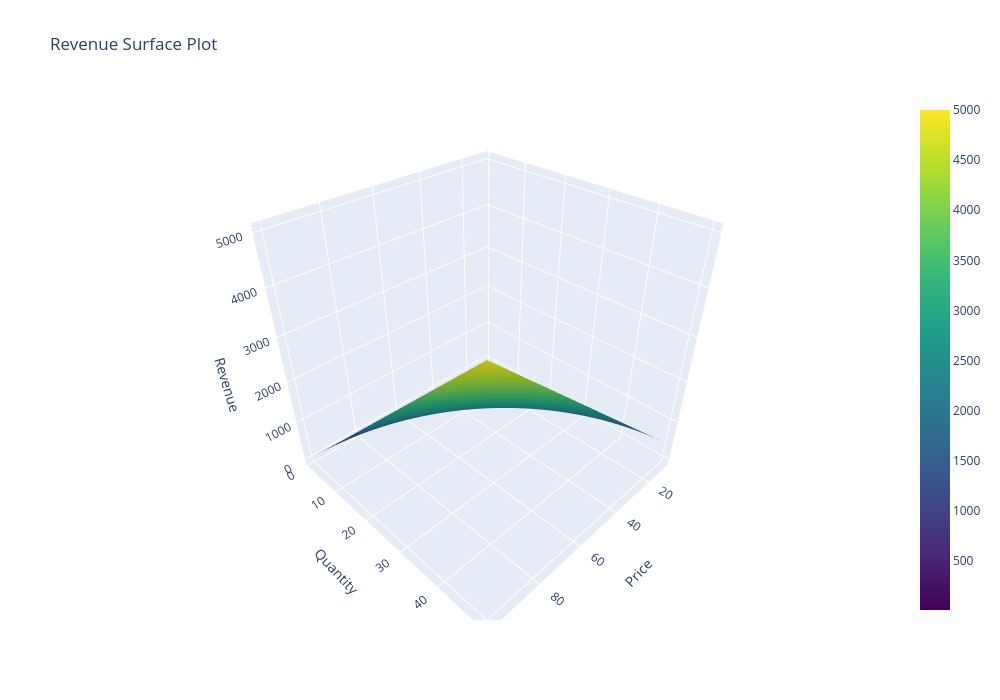

Write notebook code for a chart like this one.
### Markdown cell above
What this code means (VERY IMPORTANT)
🔹 np.meshgrid(P, Q)
Converts 1D arrays → 2D grid
Needed because:
Surface plot needs a grid of values
Not random points like scatter

👉 Think of it like a table:

Price	Quantity	Revenue
10	1	10
10	2	20
20	1	20
...	...	...
🔹 Revenue = P * Q
This is your mathematical model
For every (P, Q) pair → compute Revenue

👉 This creates the Z-axis values

### Code cell
fig = go.Figure(data=[go.Surface(
            z=Revenue,   # height (Z-axis)
            x=P,         # X-axis (Price)
            y=Q,         # Y-axis (Quantity)
            colorscale="Viridis"
        )
    ]
)

fig.update_layout(
    title="Revenue Surface Plot",
    scene=dict(
        xaxis_title="Price",
        yaxis_title="Quantity",
        zaxis_title="Revenue"
    ),width = 1000,
    height = 700
)

fig.show()

### Figure 1 — Plotly figure (JSON) as saved in the notebook; plotly's stock layout.template omitted (floating-point values rounded to 4 significant figures; data arrays with more than 128 entries replaced by an {"elided": "..."} marker saying what was removed)
{"data": [{"colorscale": [[0, "#440154"], [0.1111, "#482878"], [0.2222, "#3e4989"], [0.3333, "#31688e"], [0.4444, "#26828e"], [0.5556, "#1f9e89"], [0.6667, "#35b779"], [0.7778, "#6ece58"], [0.8889, "#b5de2b"], [1, "#fde725"]], "type": "surface", "x": {"elided": "30x30 float values"}, "y": {"elided": "30x30 float values"}, "z": {"elided": "30x30 float values"}}], "layout": {"height": 700, "scene": {"xaxis": {"title": {"text": "Price"}}, "yaxis": {"title": {"text": "Quantity"}}, "zaxis": {"title": {"text": "Revenue"}}}, "title": {"text": "Revenue Surface Plot"}, "width": 1000}}
